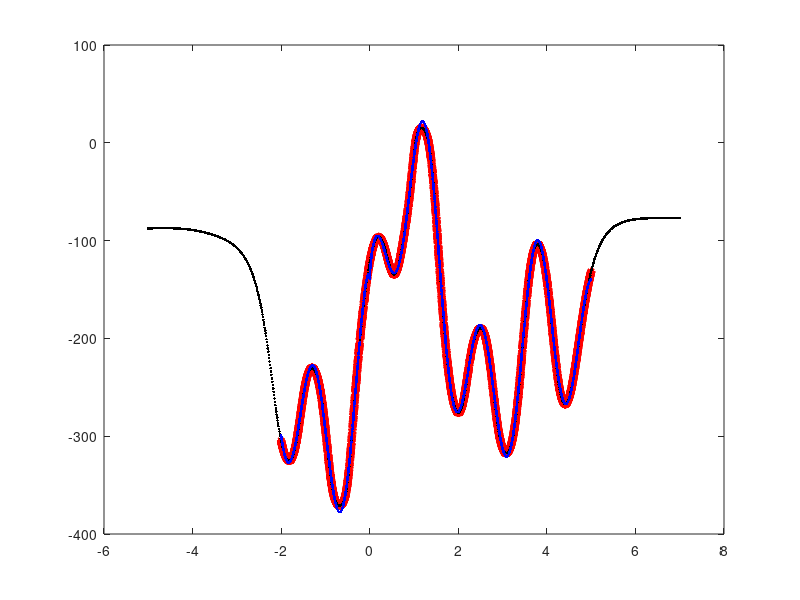

Write MATLAB code to recreate this figure.
fileID = fopen('train.txt','r');
formatSpec = '%f';
C =(fscanf(fileID,formatSpec));
X = C(1:size(C)/3)';
Y = C(size(C)/3 + 1:2*size(C)/3)';
CalculatedTraining = C(2 * size(C)/3 + 1:size(C))';
figure % new figure
fclose(fileID);

fileID = fopen('test.txt','r');
formatSpec = '%f';
C1 =(fscanf(fileID,formatSpec));
X1 = C1(1:size(C1)/2)';
Y1 = C1(size(C1)/2 + 1:size(C1))';
fclose(fileID);
plot(X,CalculatedTraining, 'r*', X1, Y1, 'k.', X,Y, 'b.');
